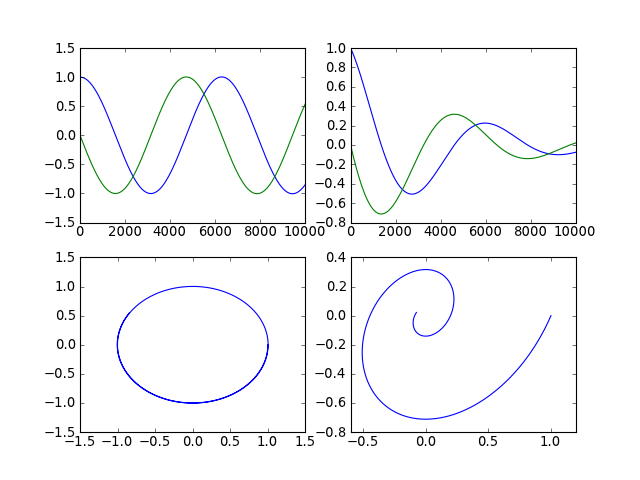

The script that drew this image:
from railgun import SimObject, relpath

class LinearODE(SimObject):
    """
    Solve D-dimensional linear ordinary differential equations

    Equation::

        dX/dt(t) = A X(t)
        X: D-dimensional vector
        A: DxD matrix

    """

    _clibname_ = 'liblode.so'  # name of shared library
    _clibdir_ = relpath('.', __file__)  # library directory
    _cmembers_ = [  # declaring members of struct
        'num_d',  # num_* as size of array (no need to write `int`)
        'num_s = 10000',  # setting default value
        'double dt = 0.001',
        'double a[d][d]',  # num_d x num_d array
        'double x[s][d]',  # num_s x num_d array
        ]
    _cfuncs_ = [  # declaring functions to load
        "x run(s< s_end=num_s)"
        # argument `s_end` has index `s` type and default is `num_s`
        # '<' means it is upper bound of the index so the range is [1, num_s]
        # this function returns member x
        ]


def main():
    lode = LinearODE(num_d=2)  # set num_d
    lode.x[0] = [1, 0]  # access c-member "VAR" via lode.VAR
    lode.a = [[0, 1], [-1, 0]]
    x1 = lode.run().copy()
    lode.setv(a_0_0=-0.5)  # set lode.a[i][j]=v via lode.set(a_'i'_'j'=v)
    x2 = lode.run().copy()

    import pylab
    for (i, x) in enumerate([x1, x2]):
        pylab.subplot(2, 2, 1 + i)
        pylab.plot(x[:,0])
        pylab.plot(x[:,1])
        pylab.subplot(2, 2, 3 + i)
        pylab.plot(x[:,0], x[:,1])
    pylab.show()


if __name__ == '__main__':
    main()
